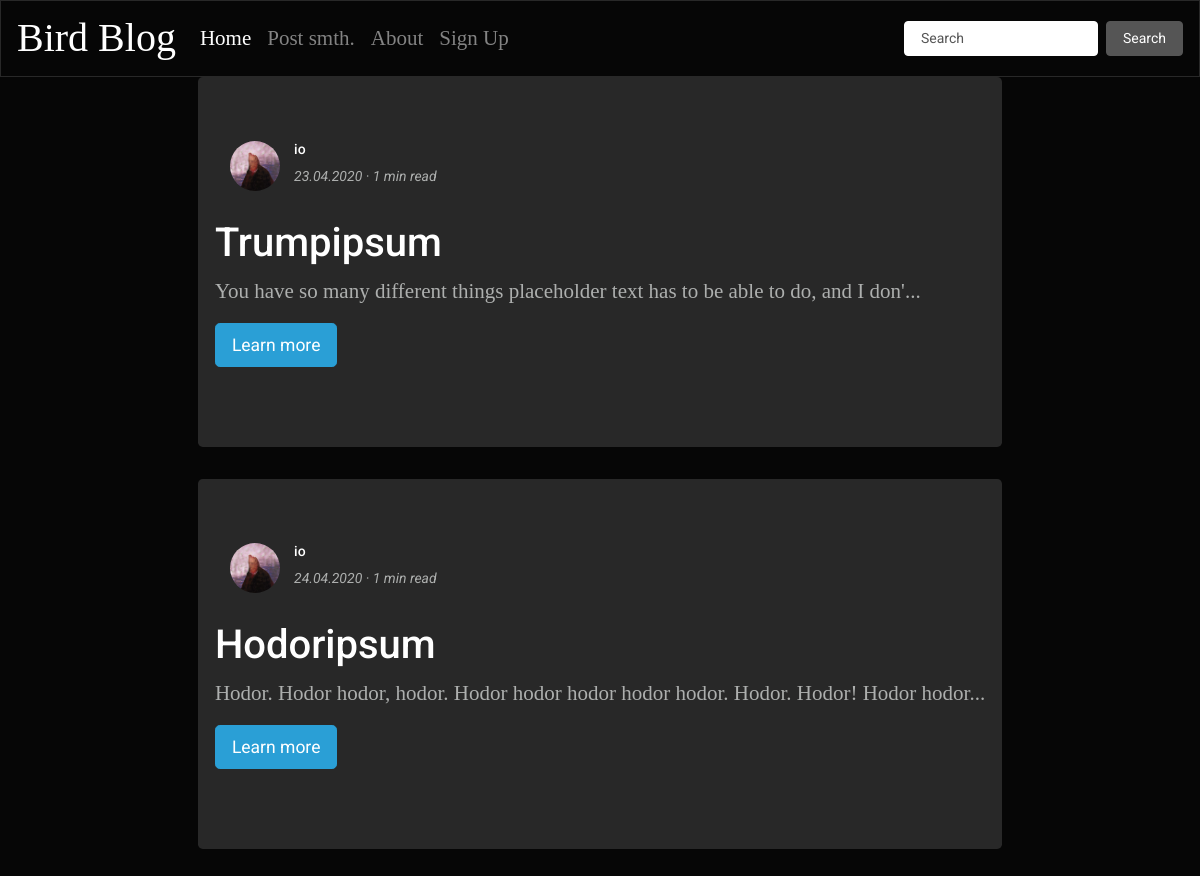
The page /index on the database as committed earlier.
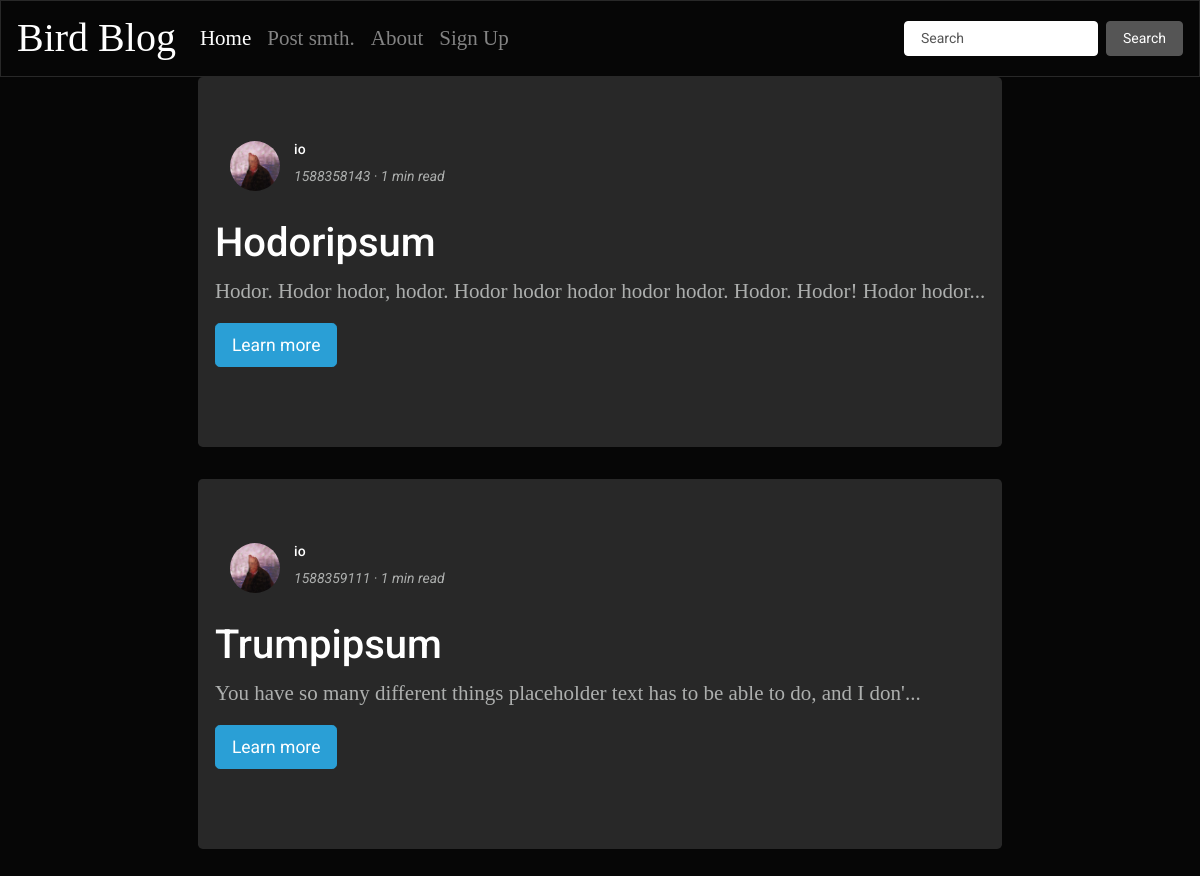
The same page on the database as committed later.
### tables this page shows
CREATE TABLE "texts" (
	"ID"	INTEGER,
	"textName"	TEXT,
	"textContent"	TEXT,
	"author"	TEXT,
	"date"	TEXT,
	"rating"	INTEGER
);

### server.py (the view)
@app.route('/')
@app.route('/index')
def main():
    f = open("dev_output.txt", "a")
    connTexts = sqlite3.connect("texts.db")
    g = connTexts.cursor()
    conn = sqlite3.connect("userData.db")
    c = conn.cursor()
    latestPosts = g.execute("SELECT * FROM `texts` ORDER BY date ASC LIMIT 5;")
    latestPosts = latestPosts.fetchall()
    conn.commit()
    conn.close()
    connTexts.commit()
    connTexts.close()
    f.close()
    return render_template("index.html", fullPostData=latestPosts)

### templates/index.html (shortened to what this page needs)
<!DOCTYPE html>
<html lang="en">
<head>
    {% set titleName = "index"  %}
    {% include '/styles.html' %}
</head>
<body>
    {% include 'header.html' %}
    <div class="row mb-5" >
        <div class="col-md"></div>
            <div class = "center-block" >
                {% block poster %}
                {% for post in fullPostData %}
                    <div class = "jumbotron">
                        <div class = "row">
                            <div class="col-md-1">
                                <img src = "static/images/users/{{post[3]}}.jpg" alt="" class="round" width="50" height="50">
                            </div>
                            <div class="col-md-5">
                                <h6>{{ post[3] }}</h6>
                                <p><i>{{ post[4] }} · {{(post|length / 1500)|round(0, "ceil")|int}} min read</i></p>
                            </div>
                        </div>
                        <div class = "row">
                            <p><h3>{{ post[1] }}</h3></p>
                        </div>
                        <div class = "row">
                            {% if post[2]|length > 83 %}
                                <p class = "serif">{{ post[2][:83] }}...</p>
                            {% else %}
                                <p class = "serif">{{ post[2]}}...</p>
                            {% endif %}
                        </div>
                        <div class = "row">
                            <p class="lead">
                                <a class="btn btn-primary btn-lg" href="/texts/{{post[0]}}" role="button">Learn more</a>
                            </p>
                        </div>
                    </div>
                {% endfor %}
                {% endblock %}
            </div>
        <div class="col-md"></div>
    </div>
</body>
</html>

Rows that differ between the two databases and show on the page:
changed texts "Hodoripsum": date "24.04.2020" → "1588358143"; moves up the list
changed texts "Trumpipsum": date "23.04.2020" → "1588359111"
